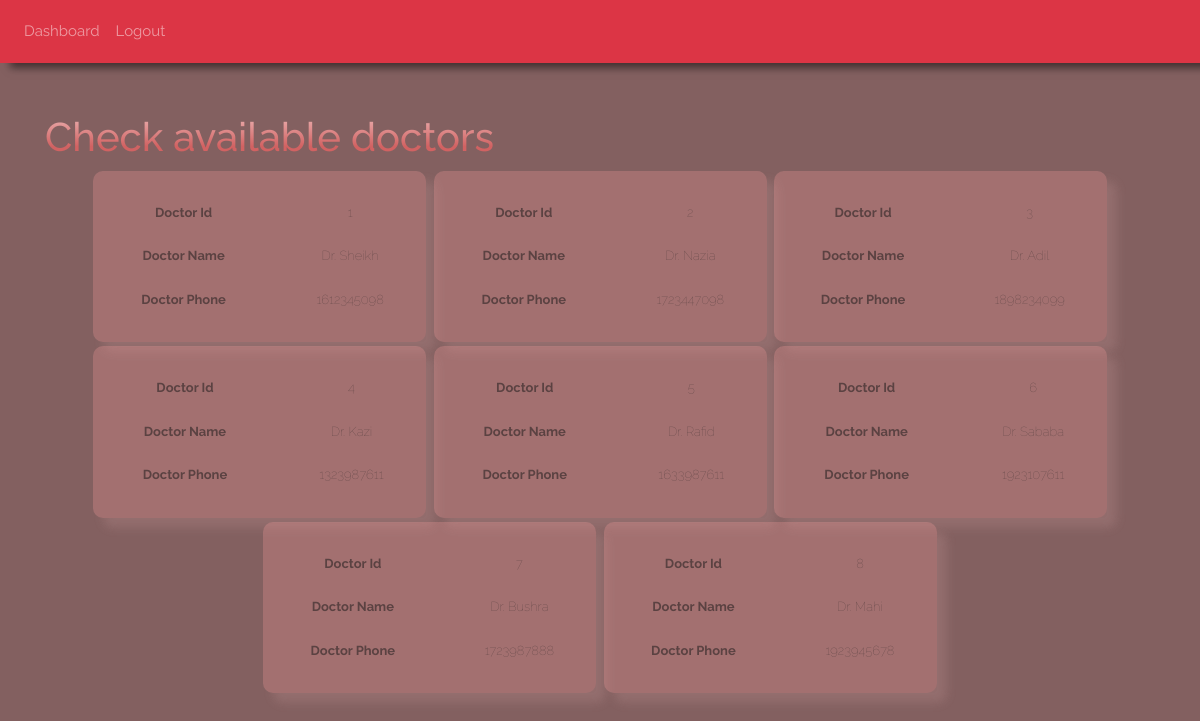
Page /doctors (signed in) on the committed database.
### website/models.py (models this page shows)
class Doctor(db.Model):
    id = db.Column(db.Integer, primary_key=True)
    name = db.Column(db.String(150))
    phone = db.Column(db.Integer, unique=True)

### website/views.py (the view)
@views.route('/doctors')
@login_required
def doctors():
    connection = sqlite3.connect(datadir)
    c = connection.cursor()
    c.execute("SELECT * FROM doctor")
    data = c.fetchall()
    c.close()
    connection.commit()
    return render_template("doctors.html", user=current_user, doc=data)

### website/__init__.py (called while the page is built)
def create_app():
    app.secret_key = '1234567890'
    app.config['SQLALCHEMY_DATABASE_URI'] = f'sqlite:///{DB_NAME}'
    db.init_app(app)
    admin = Admin(app, 'Admin Area', template_mode='bootstrap3')
    admin.add_view(MyModelView(AdminUser, db.session))
    from .views import views
    from .auth import auth
    app.register_blueprint(views, url_prefix='/')
    app.register_blueprint(auth, url_prefix='/')
    from .models import User, Patient, Donor, Doctor, Bloodbank, Blood, Blooddelivery
    create_database(app)
    login_manager = LoginManager()
    login_manager.login_view = 'auth.login'
    login_manager.init_app(app)
    @login_manager.user_loader
    def load_user(id):
        return User.query.get(int(id))
    return app

### website/templates/doctors.html
{% extends "base.html" %} {% block title %}Doctors - Saving Lives{% endblock %} {% block content %}
<div class='home'>
    <h1 id='dash3'> Check available doctors </h1>
    {% for row in doc %}
        <div class = 'boxform2'>
        <table class="table table-borderless">
            <tr>
                <th>Doctor Id</th><td>{{row.0}}</td>
            </tr>
            <tr>
                <th>Doctor Name</th><td>{{row.1}}</td>
            </tr>
            <tr>
                <th>Doctor Phone</th><td>{{row.2}}</td>
            </tr>
        </table>
        </div>
    {% endfor %}
{% endblock %}

### website/templates/base.html (shortened to what this page needs)
<!DOCTYPE html>
<html lang="en-US " class="animated animate__animated animate__fadeInDownBig">
    <head>
        <link
        rel="stylesheet"
        href="https://cdnjs.cloudflare.com/ajax/libs/animate.css/4.1.1/animate.min.css"
        />
        <link
            rel="stylesheet"
            href="https://stackpath.bootstrapcdn.com/bootstrap/4.4.1/css/bootstrap.min.css"
        />
        <link
            rel="stylesheet"
            href="https://stackpath.bootstrapcdn.com/font-awesome/4.7.0/css/font-awesome.min.css"
        />
        <link rel="stylesheet" href="{{ url_for('static', filename='css/main.css') }}">
    </head>
    <div class="aspectwrapper">
        <div class="content">
    <body>
        <nav class="navbar navbar-expand-lg navbar-dark bg-danger">
            <div class="collapse navbar-collapse" id="navbar">
                <div class="navbar-nav">
                    {% if user.is_authenticated %}
                        <a class="nav-item nav-link" id = "dashboard" href = "/dashboard">Dashboard</a>
                        <a class="nav-item nav-link" id = "logout" href = "/logout">Logout</a>
                    {% else %}
                        <a class="nav-item nav-link" id = "home" href = "/">Home</a>
                        <a class="nav-item nav-link" id = "login" href = "/login">Login</a>
                        <a class="nav-item nav-link" id = "signUp" href = "/sign-up">Sign Up</a>
                    {% endif %}
                </div>
            </div>
        </nav>
        <div class="container">{% block content %} {% endblock %}</div>
    </body>
        </div>
    </div>
</html>

### website/static/css/main.css (style rules this page uses)
html { scroll-behavior: smooth; }
body { transform: scale(1.0); background-color: rgba(109, 68, 68, 0.849); background-size: 2 0; margin: 100%; background-repeat: repeat space; display: block; margin:auto; background-size: cover; -o-background-size: cover; -moz-background-size: cover; -webkit-background-size: cover; height:100%; width: 100%; overflow: scroll; }
.home { cursor:default; font-family: "Raleway"; text-shadow: black; text-align: center; font-size: small; font-weight: 100; font-style:unset; margin-bottom: 20%; transform: scale(1.0); border: none; color: #FFFFFF; position: relative; display: block; height:fit-content; -webkit-background-clip: cover; background-clip:border-boxt; -webkit-text-fill-color: black; }
#dash3 { cursor:default; text-align: left; font-size: 40ppx; text-decoration:double; background: -webkit-linear-gradient(rgb(236, 182, 182), rgb(209, 98, 98) 70%); -webkit-background-clip: text; background-clip: none; -webkit-text-fill-color: transparent; }
.boxform2 { box-sizing: content-box; margin-top: 2px; margin-left: 2px; margin-right: 2px; margin-bottom: 2px; padding-bottom: 5px; padding-top: 20px; width: 30%; height: auto; opacity: 0.3; box-shadow: 10px 10px 10px #b88d8d; font-family: "Raleway"; transform: scale(1.0); border-radius: 10px; background-color: #ee9999; text-align: center; transition: all 0.5s; cursor: pointer; display: inline-flex; justify-content: center; transition: all 1s; scroll-behavior:smooth; overflow: visible; }
nav { overflow: auto; font-family: 'Raleway'; text-align: center; box-shadow: 10px 5px 8px rgba(0, 0, 0, 0.5); background:rgb(255, 107, 107); }
nav a { display: block; transition: all; transition-duration: 600ms; transition-timing-function: cubic-bezier(0.55, 0.09, 0.55, 1.32); color: #ffe5e5; font-size: 15px; padding: 14px 16px; text-decoration: none; border-top: 4px solid transparent; border-bottom: 4px solid transparent; }
.container { padding-top:50px; margin: auto; }
a:link { color: #b88d8d; text-decoration: none; transition: all 1s; }

### rows in the picture
Doctor: id "1", name "Dr. Sheikh", phone "1612345098"
Doctor: name "Dr. Nazia", phone "1723447098"
Doctor: name "Dr. Adil", phone "1898234099"
Doctor: id "4", name "Dr. Kazi", phone "1323987611"
Doctor: name "Dr. Rafid", phone "1633987611"
Doctor: id "6", name "Dr. Sababa", phone "1923107611"
Doctor: name "Dr. Bushra", phone "1723987888"
Doctor: name "Dr. Mahi", phone "1923945678"
